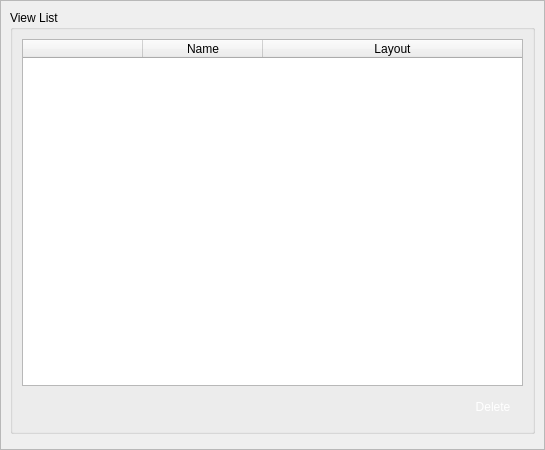
<?xml version="1.0" encoding="UTF-8"?>
<ui version="4.0">
 <class>VidViewConf</class>
 <widget class="QWidget" name="VidViewConf">
  <property name="geometry">
   <rect>
    <x>0</x>
    <y>0</y>
    <width>545</width>
    <height>450</height>
   </rect>
  </property>
  <property name="minimumSize">
   <size>
    <width>0</width>
    <height>0</height>
   </size>
  </property>
  <property name="maximumSize">
   <size>
    <width>16777215</width>
    <height>16777215</height>
   </size>
  </property>
  <property name="windowTitle">
   <string>Form</string>
  </property>
  <property name="styleSheet">
   <string notr="true"/>
  </property>
  <layout class="QVBoxLayout" name="verticalLayout_3">
   <property name="spacing">
    <number>0</number>
   </property>
   <property name="leftMargin">
    <number>0</number>
   </property>
   <property name="topMargin">
    <number>0</number>
   </property>
   <property name="rightMargin">
    <number>0</number>
   </property>
   <property name="bottomMargin">
    <number>0</number>
   </property>
   <item>
    <widget class="QScrollArea" name="scrollArea">
     <property name="widgetResizable">
      <bool>true</bool>
     </property>
     <widget class="QWidget" name="scrollAreaWidgetContents">
      <property name="geometry">
       <rect>
        <x>0</x>
        <y>0</y>
        <width>543</width>
        <height>448</height>
       </rect>
      </property>
      <layout class="QVBoxLayout" name="verticalLayout_4">
       <item>
        <layout class="QHBoxLayout" name="horizontalLayout">
         <property name="spacing">
          <number>10</number>
         </property>
         <item>
          <widget class="QGroupBox" name="groupBox">
           <property name="title">
            <string>View List</string>
           </property>
           <layout class="QVBoxLayout" name="verticalLayout_2">
            <item>
             <widget class="QTableWidget" name="tableWidget">
              <property name="layoutDirection">
               <enum>Qt::LeftToRight</enum>
              </property>
              <property name="sizeAdjustPolicy">
               <enum>QAbstractScrollArea::AdjustToContents</enum>
              </property>
              <property name="editTriggers">
               <set>QAbstractItemView::NoEditTriggers</set>
              </property>
              <property name="selectionMode">
               <enum>QAbstractItemView::SingleSelection</enum>
              </property>
              <property name="selectionBehavior">
               <enum>QAbstractItemView::SelectRows</enum>
              </property>
              <property name="textElideMode">
               <enum>Qt::ElideMiddle</enum>
              </property>
              <property name="verticalScrollMode">
               <enum>QAbstractItemView::ScrollPerItem</enum>
              </property>
              <property name="horizontalScrollMode">
               <enum>QAbstractItemView::ScrollPerItem</enum>
              </property>
              <property name="gridStyle">
               <enum>Qt::SolidLine</enum>
              </property>
              <property name="sortingEnabled">
               <bool>false</bool>
              </property>
              <property name="wordWrap">
               <bool>false</bool>
              </property>
              <property name="cornerButtonEnabled">
               <bool>false</bool>
              </property>
              <property name="columnCount">
               <number>3</number>
              </property>
              <attribute name="horizontalHeaderVisible">
               <bool>true</bool>
              </attribute>
              <attribute name="horizontalHeaderCascadingSectionResizes">
               <bool>false</bool>
              </attribute>
              <attribute name="horizontalHeaderDefaultSectionSize">
               <number>120</number>
              </attribute>
              <attribute name="horizontalHeaderHighlightSections">
               <bool>true</bool>
              </attribute>
              <attribute name="horizontalHeaderMinimumSectionSize">
               <number>50</number>
              </attribute>
              <attribute name="horizontalHeaderStretchLastSection">
               <bool>true</bool>
              </attribute>
              <attribute name="verticalHeaderVisible">
               <bool>true</bool>
              </attribute>
              <attribute name="verticalHeaderHighlightSections">
               <bool>true</bool>
              </attribute>
              <attribute name="verticalHeaderStretchLastSection">
               <bool>false</bool>
              </attribute>
              <column>
               <property name="text">
                <string/>
               </property>
              </column>
              <column>
               <property name="text">
                <string>Name</string>
               </property>
              </column>
              <column>
               <property name="text">
                <string>Layout</string>
               </property>
              </column>
             </widget>
            </item>
            <item>
             <layout class="QGridLayout" name="gridLayout_3">
              <property name="horizontalSpacing">
               <number>20</number>
              </property>
              <property name="verticalSpacing">
               <number>0</number>
              </property>
              <item row="0" column="2">
               <widget class="QPushButton" name="pbDelete">
                <property name="minimumSize">
                 <size>
                  <width>60</width>
                  <height>30</height>
                 </size>
                </property>
                <property name="maximumSize">
                 <size>
                  <width>60</width>
                  <height>30</height>
                 </size>
                </property>
                <property name="styleSheet">
                 <string notr="true">QPushButton { 
border:none;
color:white;
background-image: url(:/action/resources/button.png);}
QPushButton:hover {
	background-image: url(:/action/resources/buttonpress.png);}
QPushButton:pressed {
	background-image: url(:/action/resources/button.png);}</string>
                </property>
                <property name="text">
                 <string>Delete</string>
                </property>
                <property name="iconSize">
                 <size>
                  <width>60</width>
                  <height>40</height>
                 </size>
                </property>
               </widget>
              </item>
              <item row="0" column="1">
               <spacer name="horizontalSpacer_3">
                <property name="orientation">
                 <enum>Qt::Horizontal</enum>
                </property>
                <property name="sizeHint" stdset="0">
                 <size>
                  <width>40</width>
                  <height>20</height>
                 </size>
                </property>
               </spacer>
              </item>
             </layout>
            </item>
           </layout>
          </widget>
         </item>
        </layout>
       </item>
       <item>
        <widget class="QWidget" name="Search" native="true"/>
       </item>
      </layout>
     </widget>
    </widget>
   </item>
  </layout>
 </widget>
 <resources>
  <include location="../../main/vscmainwindows.qrc"/>
 </resources>
 <connections/>
</ui>
